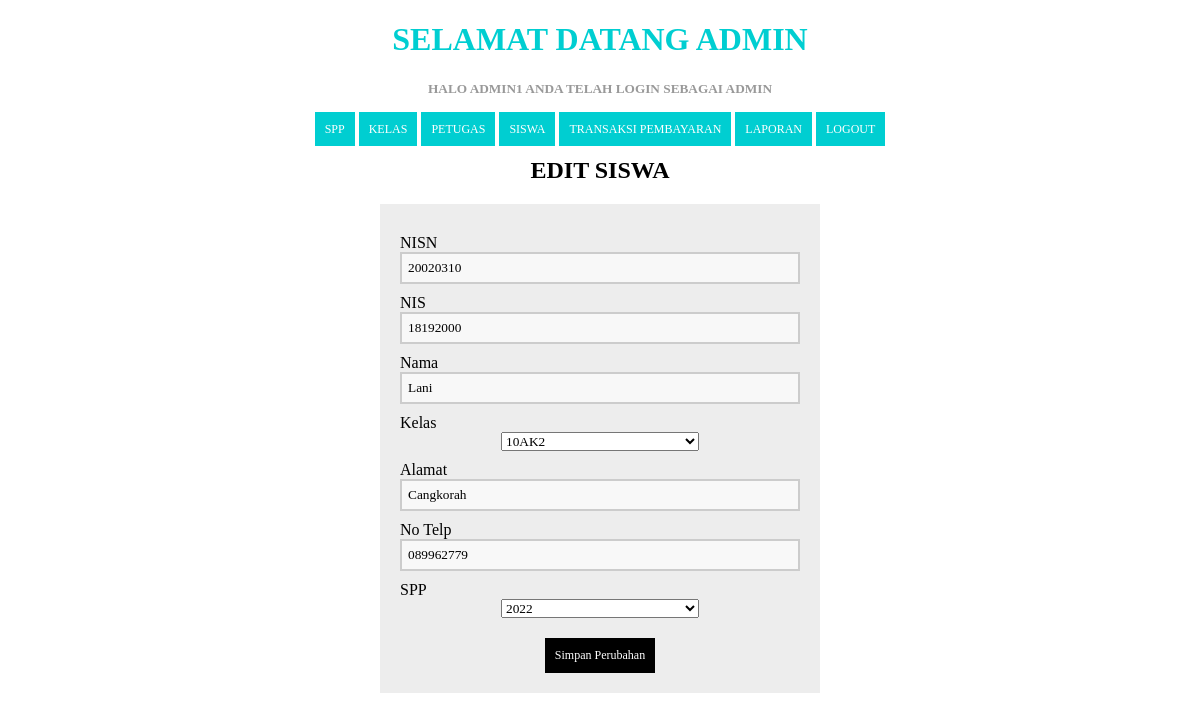
/edit_siswa.php?id=20020310 (signed in), run on the app's committed database.
### tables this page shows
CREATE TABLE `siswa` (
  `nisn` varchar(11) NOT NULL,
  `nis` varchar(11) NOT NULL,
  `nama` varchar(35) NOT NULL,
  `id_kelas` int(11) NOT NULL,
  `alamat` text NOT NULL,
  `no_telp` varchar(13) NOT NULL,
  `id_spp` int(11) NOT NULL
);

### edit_siswa.php (the view, shortened to what this page needs)
<?php
include 'koneksi.php';
  if (isset($_GET['id'])) {
    $id = ($_GET["id"]);
    $query = "SELECT * FROM siswa,kelas,spp WHERE siswa.nisn='$id' AND siswa.id_kelas=kelas.id_kelas AND siswa.id_spp=spp.id_spp";
    $result = mysqli_query($koneksi, $query);
    $data = mysqli_fetch_assoc($result);
  } else {
    echo "<script>alert('Masukkan data id.');window.location='siswa.php';</script>";
  }
  ?>
<!DOCTYPE html>
<html>
  <head>
  </head>
<body>
  <?php
  include ('header.php');
?>
      <center>
        <h2>Edit Siswa</h2>
      <center>
      <form method="POST" action="proses_editsiswa.php" enctype="multipart/form-data" >
      <section class="base">
        <div>
         <label>NISN</label>
        <input name="nisn" readonly value="<?php echo $data['nisn']; ?>" required=""/>
        </div>
        <div>
           <label>NIS</label>
        <input name="nis" readonly value="<?php echo $data['nis']; ?>" required=""/>
        </div>
        <div>
           <label>Nama</label>
        <input name="nama" value="<?php echo $data['nama']; ?>" required=""/>
        </div>
       <div>
         <label>Kelas</label>
          <select name="id_kelas">
            <?php
                $idkelasygdipilih=$data['id_kelas'];
                $query = "SELECT * FROM kelas ORDER BY nama_kelas ASC";
                $result = mysqli_query($koneksi, $query);
                while($row = mysqli_fetch_assoc($result))
                {
                ?>
           <option value="<?php echo $row['id_kelas']; ?>" <?php if($row['id_kelas']=="$idkelasygdipilih"){?> selected="selected" <?php } ?>><?php echo $row['nama_kelas']; ?></option>
           <?php
                }
                ?>
           </select>
      </div>
        <div>
           <label>Alamat</label>
        <input name="alamat" value="<?php echo $data['alamat']; ?>"/>
      </div>
        <div>
           <label>No Telp</label>
        <input name="no_telp" value="<?php echo $data['no_telp']; ?>"/>
      </div>
        <div>
         <label>SPP</label>
          <select name="id_spp">
            <?php
             $idsppygdipilih=$data['id_spp'];
                $query = "SELECT * FROM spp ORDER BY nominal ASC";
                $result = mysqli_query($koneksi, $query);
                while($row = mysqli_fetch_assoc($result))
                {
                ?>
            <option value="<?php echo $row['id_spp']; ?>" <?php if($row['id_spp']=="$idsppygdipilih"){?> selected="selected" <?php } ?>><?php echo $row['tahun']; ?></option>
           <?php
                }
                ?>
           </select>
      </div>
        <div>
         <button type="submit">Simpan Perubahan</button>
        </div>
        </section>
      </form>
</body>
</html>

### edit_siswa.php (style rules this page uses)
* { font-family: "Trebuchet MS"; }
h2 { text-transform: uppercase; color: black; }
button { background-color: black; color: #fff; padding: 10px; text-decoration: none; font-size: 12px; border: 0px; margin-top: 20px; }
label { margin-top: 10px; float: left; text-align: left; width: 100%; }
input { padding: 6px; width: 100%; box-sizing: border-box; background: #f8f8f8; border: 2px solid #ccc; outline-color: burlywood; }
div { width: 100%; height: auto; }
.base { width: 400px; height: auto; padding: 20px; margin-left: auto; margin-right: auto; background: #ededed; }

### header.php (style rules this page uses)
* { font-family: "Trebuchet MS"; }

### data on the page
siswa: nisn "20020310", nis "18192000", nama "Lani", alamat "Cangkorah", no_telp "089962779"

### other printed values
$_SESSION['username'] "ADMIN1"
$_SESSION['level'] "ADMIN"
form field id_kelas "10AK2"
form field id_spp "2022"
